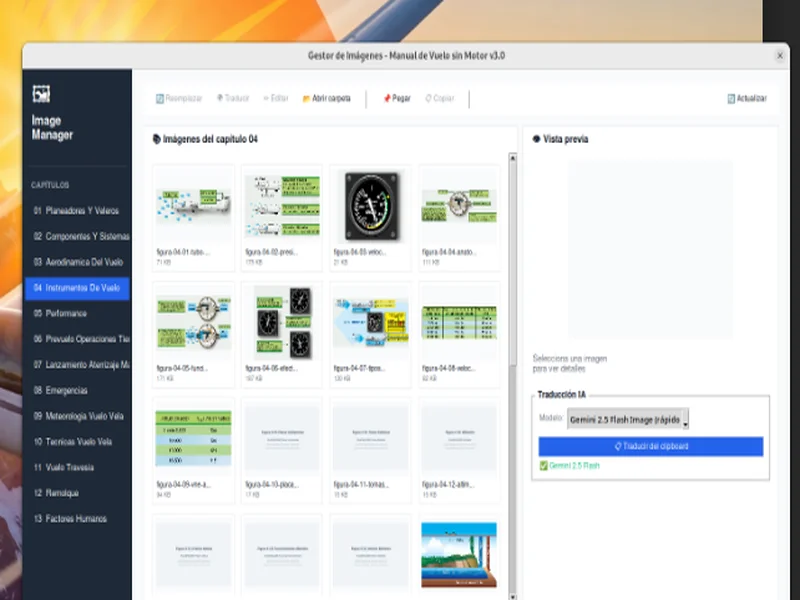
#> input picture es/imagenes/mockup-gestor-imagenes.webp, 800 x 600 px; its folder holds only this picture in this run
$ python -i image_processor.py   (imports and definitions only)
#> lines starting #> are read from the running program, lines starting #| are printed output that depends on the picture; after the words box and inside, x2 and y2 are one past the last pixel; in counts of white or black regions, pixels touching at a corner belong together
### scripts/imagemanager/config.py
"""
Configuración global del Gestor de Imágenes
"""

import json
from pathlib import Path
from dataclasses import dataclass, asdict
from typing import Optional

# Rutas del proyecto
SCRIPT_DIR = Path(__file__).parent.parent.resolve()
PROJECT_DIR = SCRIPT_DIR.parent
IMAGES_DIR = PROJECT_DIR / "es" / "imagenes"
CHAPTERS_DIR = PROJECT_DIR / "es" / "capitulos"

# Archivo de configuración persistente
CONFIG_FILE = PROJECT_DIR / ".image_manager_config.json"

# Configuración de UI
DEFAULT_WINDOW_SIZE = "1500x900"
MIN_WINDOW_SIZE = (1400, 850)
THUMBNAIL_SIZE = (140, 100)
THUMBNAIL_COLS = 3

# Configuración de compresión
DEFAULT_QUALITY = 85
DEFAULT_MAX_WIDTH = 1400  # Optimizado para A4 con márgenes a 200 DPI

# Configuración de backup
DEFAULT_CREATE_BACKUP = True

# Extensiones de imagen soportadas
IMAGE_EXTENSIONS = [
    "*.jpg",
    "*.jpeg",
    "*.png",
    "*.webp",
    "*.gif",
    "*.bmp",
    "*.JPG",
    "*.JPEG",
    "*.PNG",
    "*.WEBP",
    "*.GIF",
    "*.BMP",
]

# Patrones de backup a excluir
BACKUP_PATTERNS = [".bak", ".png.bak"]

# Estilos de badges para el editor
BADGE_STYLES = {
    "Gris (Gray)": ({"bg": "#F3F4F6", "fg": "#374151", "border": "#D1D5DB"}),
    "Rojo (Red)": ({"bg": "#FEE2E2", "fg": "#DC2626", "border": "#FECACA"}),
    "Naranja (Orange)": ({"bg": "#FFEDD5", "fg": "#EA580C", "border": "#FED7AA"}),
    "Ámbar (Amber)": ({"bg": "#FEF3C7", "fg": "#D97706", "border": "#FDE68A"}),
    "Verde (Green)": ({"bg": "#D1FAE5", "fg": "#059669", "border": "#A7F3D0"}),
    "Esmeralda (Emerald)": ({"bg": "#D1FAE5", "fg": "#047857", "border": "#6EE7B7"}),
    "Azul (Blue)": ({"bg": "#DBEAFE", "fg": "#2563EB", "border": "#BFDBFE"}),
    "Índigo (Indigo)": ({"bg": "#E0E7FF", "fg": "#4F46E5", "border": "#C7D2FE"}),
    "Violeta (Violet)": ({"bg": "#EDE9FE", "fg": "#7C3AED", "border": "#DDD6FE"}),
    "Rosa (Pink)": ({"bg": "#FCE7F3", "fg": "#DB2777", "border": "#FBCFE8"}),
    "Negro (Black)": ({"bg": "#1F2937", "fg": "#F9FAFB", "border": "#374151"}),
}


@dataclass
class TranslationConfig:
    """Configuración para la traducción de imágenes."""

    temperature: float = 0.4
    top_p: float = 0.95
    top_k: int = 40
    max_output_tokens: int = 8192

    # Modelo por omisión - Nano Banana Pro preview
    DEFAULT_MODEL: str = "nano-banana-pro-preview"

    # Archivo con el prompt por defecto
    _PROMPT_FILE = Path(__file__).parent / "IMG_PROMPT_TRANSLATE.md"

    # Prompt editable por el usuario (cargado desde archivo con validaciones)
    @staticmethod
    def _load_default_prompt() -> str:
        """Carga el prompt desde archivo con validaciones de seguridad."""
        try:
            if not TranslationConfig._PROMPT_FILE.exists():
                return "Translate this gliding/soaring image to Spanish."

            # Validar tamaño máximo (10KB) - protección contra DoS
            size = TranslationConfig._PROMPT_FILE.stat().st_size
            if size > 10 * 1024:  # 10KB
                print(f"[TranslationConfig] Archivo de prompt demasiado grande: {size} bytes")
                return "Translate this gliding/soaring image to Spanish."

            content = TranslationConfig._PROMPT_FILE.read_text(encoding='utf-8').strip()

            # Validar que no esté vacío
            if not content:
                return "Translate this gliding/soaring image to Spanish."

            return content

        except Exception as e:
            print(f"[TranslationConfig] Error cargando prompt: {e}")
            return "Translate this gliding/soaring image to Spanish."

    EDITABLE_PROMPT: str = ""  # Se inicializa después de la clase

    # Si está habilitada la traducción automática en menú contextual
    AUTO_TRANSLATE_CONTEXT: bool = True

    # Prompts para traducción (sistema - no editable por usuario)
    SYSTEM_INSTRUCTION = """In the context of Gliding and Soaring, generate an image visually identical to the attached input, preserving its exact style and composition. Replace all English text visible in the image with accurate technical Spanish translations."""

    DEFAULT_PROMPT = "Translate this gliding/soaring image to Spanish."


# Inicializar EDITABLE_PROMPT desde el archivo
TranslationConfig.EDITABLE_PROMPT = TranslationConfig._load_default_prompt()

# Modelos disponibles para selección
AVAILABLE_MODELS = [
    ("Nano Banana Pro preview - calidad", "nano-banana-pro-preview"),
    ("Gemini 2.0 Flash Image", "gemini-2.0-flash-preview-image-generation"),
    ("Gemini 2.0 Flash Exp", "gemini-2.0-flash-exp"),
    ("Gemini 2.5 Flash", "gemini-2.5-flash-image"),
    ("Gemini 3 Pro", "gemini-3-pro-image-preview"),
]


class ConfigManager:
    """Gestiona la carga y guardado de configuración persistente."""

    # [61 lines left out: functions load_config, save_config, get_default_model, set_default_model, get_prompt, set_prompt and 2 more, not called in this run]

### scripts/imagemanager/image_processor.py
"""
Procesamiento y compresión de imágenes

Algoritmo inteligente que detecta el tipo de imagen:
- Fotografías: Mantiene calidad con compresión JPEG de alta calidad
- Ilustraciones/Diagramas: Usa paleta optimizada para texto nítido
"""

import shutil
from pathlib import Path
from typing import Union

from PIL import Image, ImageDraw, ImageStat

from .config import DEFAULT_MAX_WIDTH, DEFAULT_QUALITY


class ImageType:
    """Tipos de imagen detectables."""
    PHOTO = "photo"           # Fotografía con muchos colores
    ILLUSTRATION = "illustration"  # Ilustración, diagrama con texto
    MIXED = "mixed"           # Contenido mixto


class ImageProcessor:
    """Procesador de imágenes para el manual de vuelo."""

    def __init__(
        self, max_width: int = DEFAULT_MAX_WIDTH, quality: int = DEFAULT_QUALITY
    ):
        """
        Inicializa el procesador.

        Args:
            max_width: Ancho máximo para redimensionar
            quality: Calidad de compresión (0-100)
        """
#> in compress, img is the input picture: PIL image 800x600 RGB; mean R, G, B 206.1, 206.8, 204.1
        self.max_width = max_width
        self.quality = quality

    def detect_image_type(self, img: Image.Image) -> str:
        """
        Detecta si una imagen es fotografía o ilustración/diagrama.

        Usa análisis de histograma y entropía de colores para determinar
        el tipo de contenido.

        Args:
            img: Imagen PIL

        Returns:
            str: ImageType.PHOTO, ImageType.ILLUSTRATION o ImageType.MIXED
        """
        # Convertir a RGB para análisis
        if img.mode not in ('RGB', 'RGBA'):
            img_rgb = img.convert('RGB')
        else:
            img_rgb = img

        # Muestrear para análisis rápido (máximo 800px)
        max_analysis_size = 800
        if max(img_rgb.size) > max_analysis_size:
            ratio = max_analysis_size / max(img_rgb.size)
            new_size = (int(img_rgb.size[0] * ratio), int(img_rgb.size[1] * ratio))
            img_rgb = img_rgb.resize(new_size, Image.Resampling.LANCZOS)

        # Contar colores únicos
        pixels = list(img_rgb.getdata())
#> pixels = 480000 items
        unique_colors = len(set(pixels))
#> unique_colors = 39472
        total_pixels = len(pixels)
#> total_pixels = 480000
        color_ratio = unique_colors / total_pixels
#> color_ratio = 0.0822

        # Calcular varianza de brillo (detecta gradientes suaves vs bordes duros)
        stat = ImageStat.Stat(img_rgb)
        variance = sum(stat.var) / 3  # Promedio de varianza RGB
#> variance = 5846.4

        # Detectar bordes duros (característico de diagramas)
        edges = self._detect_edge_density(img_rgb)

        # Heurísticas de clasificación
        # Fotos: Muchos colores únicos (>30%), varianza media-alta, bordes suaves
        # Diagramas: Pocos colores (<15%), baja varianza, bordes duros

        if color_ratio > 0.30 and variance > 1000 and edges < 0.15:
            return ImageType.PHOTO
        elif color_ratio < 0.15 or (edges > 0.20 and variance < 800):
            return ImageType.ILLUSTRATION
        else:
            return ImageType.MIXED

    def _detect_edge_density(self, img: Image.Image) -> float:
        """
        Detecta la densidad de bordes en la imagen.

        Args:
            img: Imagen RGB

        Returns:
            float: Proporción de píxeles de borde (0-1)
        """
        # Convertir a escala de grises y aplicar filtro de Sobel simple
        gray = img.convert('L')
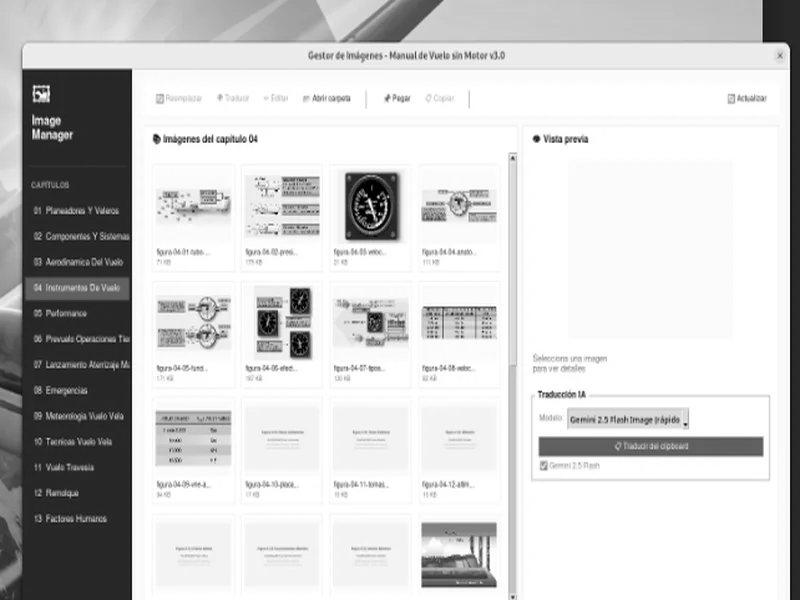
#> gray: PIL image 800x600 L; min 0, max 255, mean 206.3
        pixels = list(gray.getdata())
#> pixels = 480000 items
        width, height = gray.size
#> width = 800; height = 600

        if width < 3 or height < 3:
            return 0.0

        edge_pixels = 0
        threshold = 30  # Diferencia de intensidad para considerar borde

        # Muestrear cada 4 píxeles para velocidad
        for y in range(1, height - 1, 2):
            for x in range(1, width - 1, 2):
                idx = y * width + x
                current = pixels[idx]
                right = pixels[idx + 1]
                below = pixels[idx + width]

                if abs(current - right) > threshold or abs(current - below) > threshold:
                    edge_pixels += 1
#> after the loop, edge_pixels = 7118

        sampled_pixels = ((height // 2) * (width // 2))
#> sampled_pixels = 120000
        return edge_pixels / sampled_pixels if sampled_pixels > 0 else 0.0

    def compress(
        self,
        input_path: Union[str, Path],
        output_path: Union[str, Path],
        apply_rounded_corners: bool = True,
        force_type: str = None,
    ) -> int:
        """
        Comprime una imagen adaptativamente según su tipo.

        Detecta automáticamente si es fotografía o ilustración y aplica
        el algoritmo de compresión más adecuado.

        Args:
            input_path: Ruta de la imagen de entrada
            output_path: Ruta donde guardar la imagen comprimida
            apply_rounded_corners: Si True, aplica efecto de esquinas redondeadas
            force_type: Forzar tipo ('photo', 'illustration', 'mixed' o None para auto)

        Returns:
            int: Tamaño del archivo resultante en bytes
        """
        input_path = Path(input_path)
        output_path = Path(output_path)

        # Cargar imagen
        img = Image.open(input_path)

        # Redimensionar si es necesario
        orig_width = img.size[0]
        if orig_width > self.max_width:
            ratio = self.max_width / orig_width
            new_height = int(img.size[1] * ratio)
            img = img.resize((self.max_width, new_height), Image.Resampling.LANCZOS)

        # Detectar tipo de imagen
        if force_type:
            img_type = force_type
        else:
            img_type = self.detect_image_type(img)
#> in detect_image_type, `edges = self._detect_edge_density(img_rgb)`: edges = 0.0593
#> img_type = 'illustration'

        print(f"[ImageProcessor] Tipo detectado: {img_type} para {input_path.name}")
#| [ImageProcessor] Tipo detectado: illustration para mockup-gestor-imagenes.webp

        # Aplicar efecto de esquinas redondeadas antes de conversión RGB
        if apply_rounded_corners:
            img = self._apply_rounded_corners(img)

        # Estrategia de compresión según tipo
        if img_type == ImageType.PHOTO:
            # Fotos: JPEG de alta calidad (mejor para gradientes)
            img = self._convert_to_rgb(img)
            output_path_jpg = output_path.with_suffix('.jpg')
            img.save(
                output_path_jpg,
                "JPEG",
                quality=92,
                optimize=True,
                progressive=True
            )
            # Renombrar a .png para consistencia (aunque es JPEG)
            # O mejor, mantener la extensión original
            if output_path.suffix.lower() == '.png':
                # Guardar como PNG pero sin cuantización agresiva
                img.save(output_path, "PNG", optimize=True)
            else:
                output_path = output_path_jpg

        elif img_type == ImageType.ILLUSTRATION:
            # Ilustraciones: PNG con paleta optimizada
            img = self._convert_to_rgb(img)
            # Cuantización adaptativa para ilustraciones
            img_optimized = img.quantize(
                colors=128,  # Menos colores suficientes para diagramas
                method=2,     # Median cut
                dither=Image.Dither.NONE  # Sin dither para texto nítido
            )
            img_optimized.save(output_path, "PNG", optimize=True)

        else:  # MIXED
            # Contenido mixto: PNG con cuantización moderada
            img = self._convert_to_rgb(img)
            img_optimized = img.quantize(
                colors=192,  # Más colores para contenido mixto
                method=2,
                dither=Image.Dither.FLOYDSTEINBERG  # Dither suave
            )
            img_optimized.save(output_path, "PNG", optimize=True)

        return output_path.stat().st_size

    def _convert_to_rgb(self, img: Image.Image) -> Image.Image:
        """Convierte una imagen a modo RGB."""
        if img.mode in ("RGBA", "LA", "P"):
            bg = Image.new("RGB", img.size, (255, 255, 255))
            if img.mode == "P":
                img = img.convert("RGBA")
            if img.mode == "RGBA":
                bg.paste(img, mask=img.split()[-1])
            else:
                bg.paste(img)
            return bg
        elif img.mode != "RGB":
            return img.convert("RGB")
        return img

    def _apply_rounded_corners(
        self, img: Image.Image, radius_percent: float = 1.5
    ) -> Image.Image:
        """
        Aplica efecto de esquinas redondeadas suaves a una imagen.

        Args:
            img: Imagen PIL
            radius_percent: Porcentaje del ancho para el radio (default: 1.5%)

        Returns:
            Image.Image: Imagen con esquinas redondeadas (modo RGBA)
        """
#> called with radius_percent = 1.5
        # Calcular radio proporcional (1.5% del ancho)
        width = img.size[0]
#> width = 800
        radius = int(width * radius_percent / 100)
#> radius = 12
        # Limitar entre 8-24px para estética consistente
        radius = max(8, min(radius, 24))

        # Convertir a RGBA para soportar transparencia
        img_rgba = img.convert("RGBA")

        # Crear máscara con esquinas redondeadas
        mask = Image.new("L", img_rgba.size, 0)
#> mask: PIL image 800x600 L; every value is 0
        draw = ImageDraw.Draw(mask)
        draw.rounded_rectangle(
            (0, 0, img_rgba.size[0], img_rgba.size[1]), radius=radius, fill=255
        )

        # Aplicar máscara al canal alpha
        r, g, b, a = img_rgba.split()
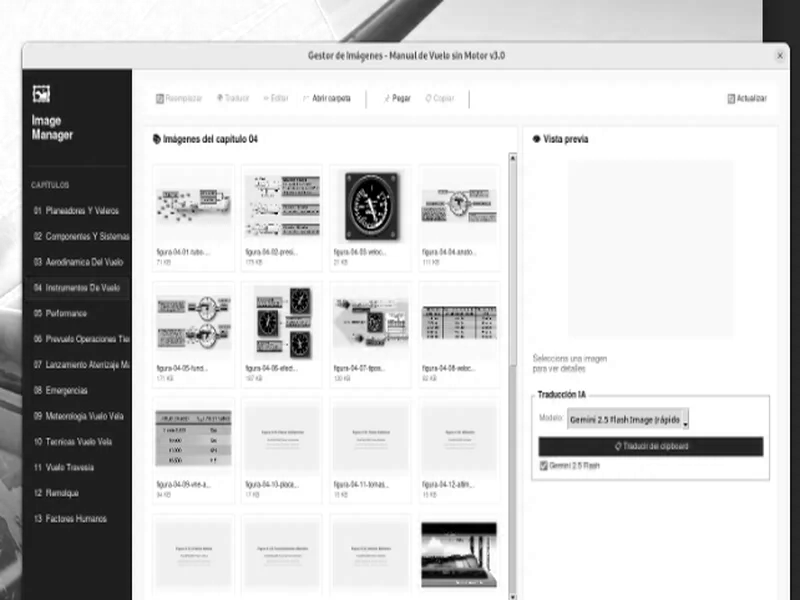
#> r: PIL image 800x600 L; min 0, max 255, mean 206.1
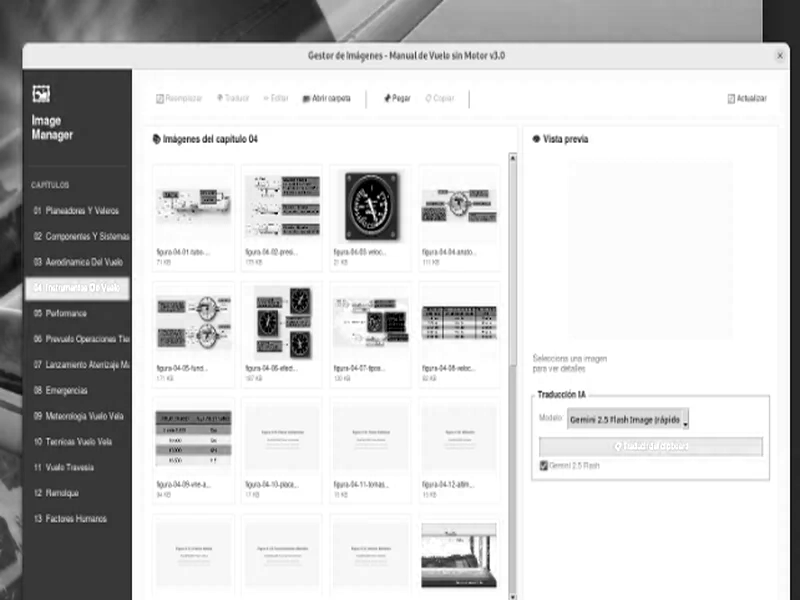
#> b: PIL image 800x600 L; min 0, max 255, mean 204.1
#> a: PIL image 800x600 L; every value is 255
        a = Image.composite(a, Image.new("L", img_rgba.size, 0), mask)
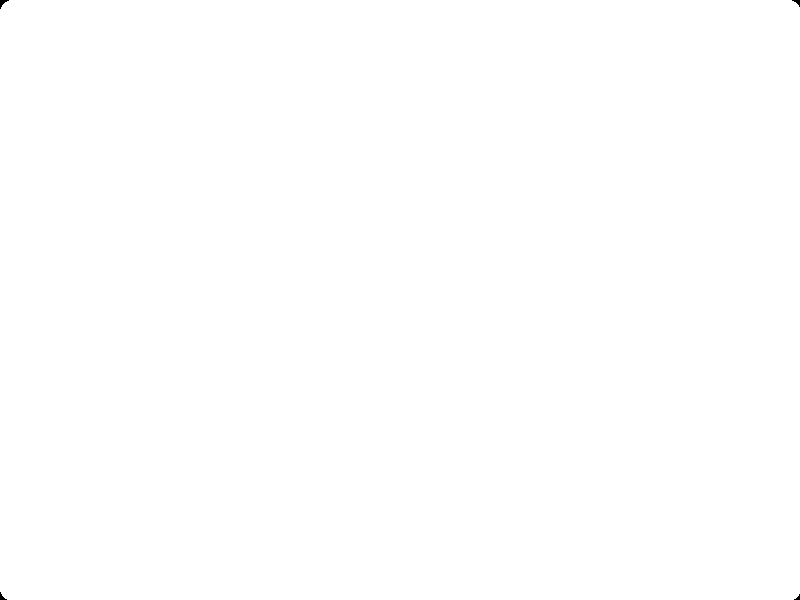
#> a: PIL image 800x600 L; 100% white; 4 black regions (1 under 20 px), largest, box (x1, y1, x2, y2) and area: (0, 0, 9, 9) 34, (792, 0, 800, 7) 25, (0, 592, 7, 600) 25
        img_rgba.putalpha(a)

        return img_rgba

    # [83 lines left out: functions create_thumbnail, get_image_info, create_backup, open_folder_in_explorer, not called in this run]

>>> result = ImageProcessor().compress('../../es/imagenes/mockup-gestor-imagenes.webp', 'out.png')
#> in _convert_to_rgb, `bg = Image.new("RGB", img.size, (255, 255, 255))`: bg: PIL image 800x600 RGB; every value is 255
#> (the run stopped early here; a loop or call above may not have finished)
